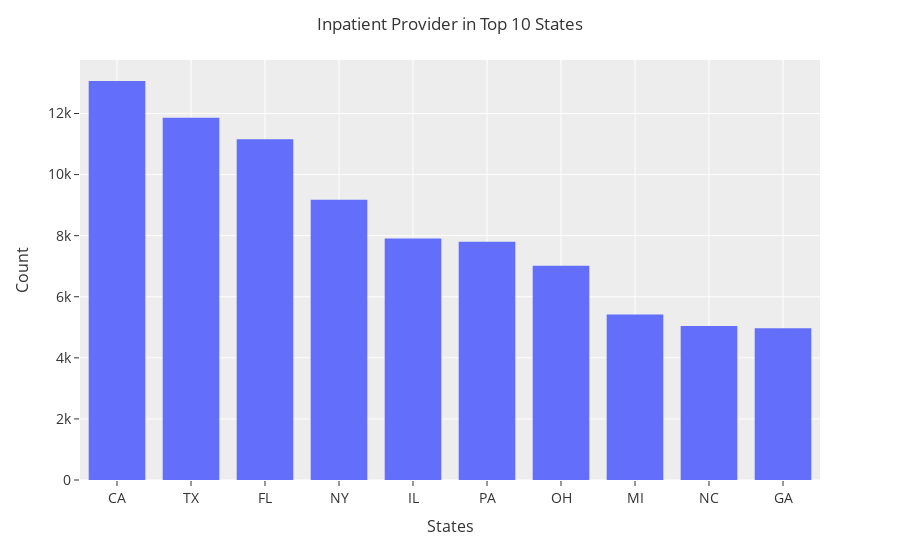

The cell this chart's notebook holds for it:
### Code cell
# Inpatient by State
state_count  = inpatient_df['Provider State'].value_counts()
state_count = state_count[:10,]
fig = px.histogram(x = state_count.index, y = state_count.values)
fig.update_layout(
    title='Inpatient Provider in Top 10 States',
    template='ggplot2',
    xaxis=dict(
        title='States',
        titlefont_size=16,
        tickfont_size=14,
    ),
    yaxis=dict(
        title='Count',
        titlefont_size=16,
        tickfont_size=14,
    ),
    legend=dict(
        x=0,
        y=1.0,
        bgcolor='rgba(255, 255, 255, 0)',
        bordercolor='rgba(255, 255, 255, 0)'
    ),
    barmode='group',
    bargap=0.15,
    bargroupgap=0.1 
)
fig.layout.xaxis.type = 'category'
fig.show()

### Figure 1 — Plotly figure (JSON) as saved in the notebook; plotly's stock layout.template omitted (floating-point values rounded to 4 significant figures)
{"data": [{"alignmentgroup": "True", "bingroup": "x", "histfunc": "sum", "hovertemplate": "x=%{x}<br>sum of y=%{y}<extra></extra>", "legendgroup": "", "marker": {"color": "#636efa", "pattern": {"shape": ""}}, "name": "", "offsetgroup": "", "orientation": "v", "showlegend": false, "type": "histogram", "x": ["CA", "TX", "FL", "NY", "IL", "PA", "OH", "MI", "NC", "GA"], "xaxis": "x", "y": [13064, 11864, 11155, 9178, 7909, 7804, 7012, 5419, 5041, 4968], "yaxis": "y"}], "layout": {"bargap": 0.15, "bargroupgap": 0.1, "barmode": "group", "legend": {"bgcolor": "rgba(255, 255, 255, 0)", "bordercolor": "rgba(255, 255, 255, 0)", "tracegroupgap": 0, "x": 0, "y": 1}, "margin": {"t": 60}, "title": {"text": "Inpatient Provider in Top 10 States"}, "xaxis": {"anchor": "y", "domain": [0, 1], "tickfont": {"size": 14}, "title": {"font": {"size": 16}, "text": "States"}, "type": "category"}, "yaxis": {"anchor": "x", "domain": [0, 1], "tickfont": {"size": 14}, "title": {"font": {"size": 16}, "text": "Count"}}}}
